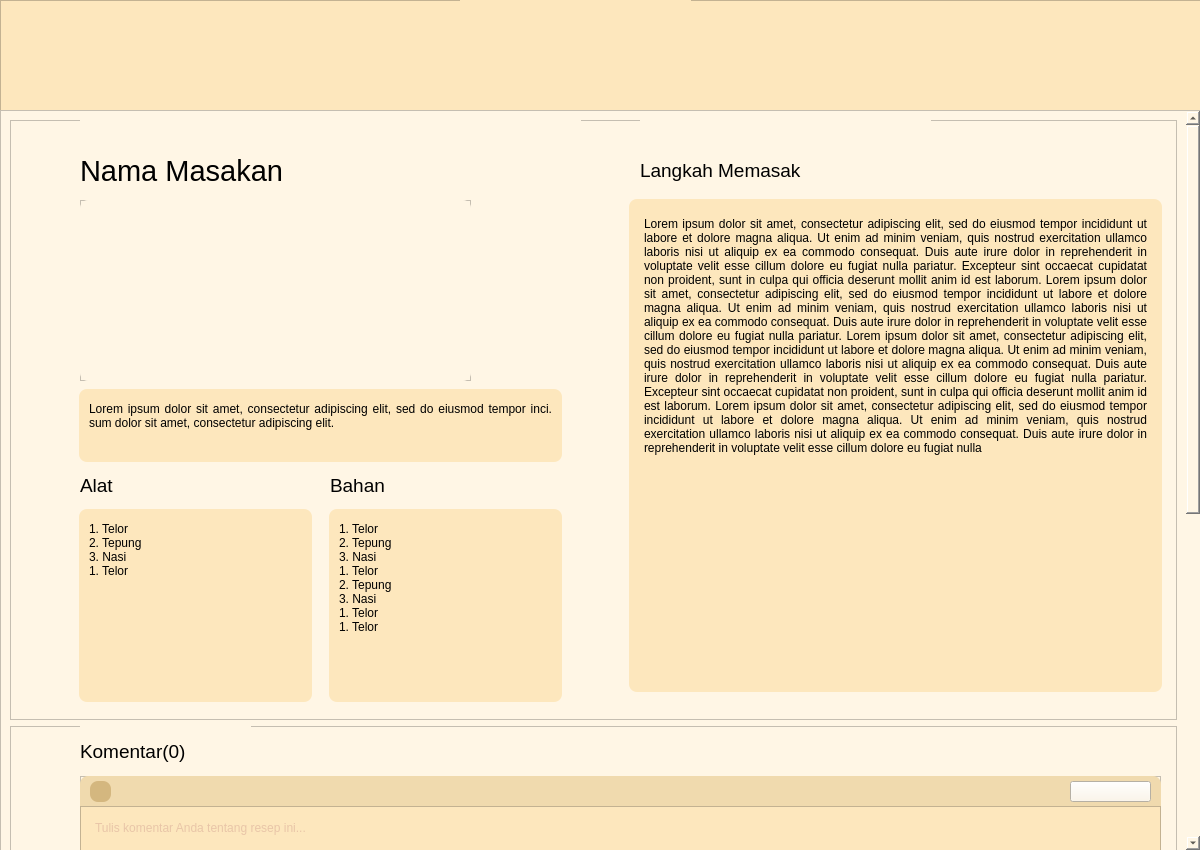
<?xml version="1.0" encoding="UTF-8"?>
<ui version="4.0">
 <class>MainWindow</class>
 <widget class="QMainWindow" name="MainWindow">
  <property name="geometry">
   <rect>
    <x>0</x>
    <y>0</y>
    <width>1200</width>
    <height>850</height>
   </rect>
  </property>
  <property name="windowTitle">
   <string>MainWindow</string>
  </property>
  <widget class="QWidget" name="centralwidget">
   <property name="styleSheet">
    <string notr="true"/>
   </property>
   <widget class="QWidget" name="verticalLayoutWidget">
    <property name="geometry">
     <rect>
      <x>0</x>
      <y>0</y>
      <width>1201</width>
      <height>111</height>
     </rect>
    </property>
    <layout class="QVBoxLayout" name="verticalLayout_1">
     <item>
      <widget class="QFrame" name="Navbar">
       <property name="styleSheet">
        <string notr="true">background-color:rgb(253, 231, 189)</string>
       </property>
       <property name="frameShape">
        <enum>QFrame::StyledPanel</enum>
       </property>
       <property name="frameShadow">
        <enum>QFrame::Raised</enum>
       </property>
       <widget class="QPushButton" name="backButton">
        <property name="geometry">
         <rect>
          <x>40</x>
          <y>30</y>
          <width>51</width>
          <height>51</height>
         </rect>
        </property>
        <property name="styleSheet">
         <string notr="true">border : None;</string>
        </property>
        <property name="text">
         <string/>
        </property>
        <property name="icon">
         <iconset>
          <normaloff>../images/icon/button_back.png</normaloff>../images/icon/button_back.png</iconset>
        </property>
        <property name="iconSize">
         <size>
          <width>50</width>
          <height>70</height>
         </size>
        </property>
       </widget>
       <widget class="QPushButton" name="homeButton">
        <property name="geometry">
         <rect>
          <x>460</x>
          <y>0</y>
          <width>231</width>
          <height>101</height>
         </rect>
        </property>
        <property name="styleSheet">
         <string notr="true">border : None;</string>
        </property>
        <property name="text">
         <string/>
        </property>
        <property name="icon">
         <iconset>
          <normaloff>../images/icon/logo.png</normaloff>../images/icon/logo.png</iconset>
        </property>
        <property name="iconSize">
         <size>
          <width>190</width>
          <height>80</height>
         </size>
        </property>
       </widget>
      </widget>
     </item>
    </layout>
   </widget>
   <widget class="QWidget" name="verticalLayoutWidget_2">
    <property name="geometry">
     <rect>
      <x>0</x>
      <y>110</y>
      <width>1201</width>
      <height>741</height>
     </rect>
    </property>
    <layout class="QVBoxLayout" name="verticalLayout_2">
     <property name="spacing">
      <number>0</number>
     </property>
     <property name="sizeConstraint">
      <enum>QLayout::SetDefaultConstraint</enum>
     </property>
     <item>
      <widget class="QScrollArea" name="scrollArea">
       <property name="styleSheet">
        <string notr="true">background-color: rgb(255, 246, 229);</string>
       </property>
       <property name="frameShadow">
        <enum>QFrame::Sunken</enum>
       </property>
       <property name="widgetResizable">
        <bool>true</bool>
       </property>
       <widget class="QWidget" name="scrollAreaWidgetContents">
        <property name="geometry">
         <rect>
          <x>0</x>
          <y>0</y>
          <width>1176</width>
          <height>1354</height>
         </rect>
        </property>
        <layout class="QVBoxLayout" name="verticalLayout_3">
         <item>
          <widget class="QFrame" name="infoResep">
           <property name="sizePolicy">
            <sizepolicy hsizetype="Preferred" vsizetype="Preferred">
             <horstretch>0</horstretch>
             <verstretch>0</verstretch>
            </sizepolicy>
           </property>
           <property name="minimumSize">
            <size>
             <width>1000</width>
             <height>600</height>
            </size>
           </property>
           <property name="maximumSize">
            <size>
             <width>16777215</width>
             <height>850</height>
            </size>
           </property>
           <property name="frameShape">
            <enum>QFrame::StyledPanel</enum>
           </property>
           <property name="frameShadow">
            <enum>QFrame::Raised</enum>
           </property>
           <widget class="QLabel" name="namaMasakan">
            <property name="geometry">
             <rect>
              <x>70</x>
              <y>0</y>
              <width>501</width>
              <height>101</height>
             </rect>
            </property>
            <property name="styleSheet">
             <string notr="true">font: 22pt;</string>
            </property>
            <property name="text">
             <string>Nama Masakan </string>
            </property>
            <property name="scaledContents">
             <bool>false</bool>
            </property>
            <property name="wordWrap">
             <bool>false</bool>
            </property>
           </widget>
           <widget class="QLabel" name="langkahMemasak">
            <property name="geometry">
             <rect>
              <x>630</x>
              <y>0</y>
              <width>291</width>
              <height>101</height>
             </rect>
            </property>
            <property name="styleSheet">
             <string notr="true">font: 14pt;</string>
            </property>
            <property name="text">
             <string>Langkah Memasak</string>
            </property>
            <property name="scaledContents">
             <bool>false</bool>
            </property>
            <property name="wordWrap">
             <bool>false</bool>
            </property>
           </widget>
           <widget class="QScrollArea" name="scrollArea_2">
            <property name="geometry">
             <rect>
              <x>610</x>
              <y>70</y>
              <width>551</width>
              <height>511</height>
             </rect>
            </property>
            <property name="contextMenuPolicy">
             <enum>Qt::DefaultContextMenu</enum>
            </property>
            <property name="layoutDirection">
             <enum>Qt::LeftToRight</enum>
            </property>
            <property name="frameShape">
             <enum>QFrame::NoFrame</enum>
            </property>
            <property name="frameShadow">
             <enum>QFrame::Plain</enum>
            </property>
            <property name="lineWidth">
             <number>0</number>
            </property>
            <property name="widgetResizable">
             <bool>true</bool>
            </property>
            <widget class="QWidget" name="scrollAreaWidgetContents_2">
             <property name="geometry">
              <rect>
               <x>0</x>
               <y>0</y>
               <width>551</width>
               <height>511</height>
              </rect>
             </property>
             <layout class="QHBoxLayout" name="horizontalLayout">
              <item>
               <widget class="QLabel" name="langkahMemasak_isi">
                <property name="styleSheet">
                 <string notr="true">border: 0px solid #555;
border-radius: 8px;
border-style: outset;
background-color: rgb(253, 231, 189);
padding: 15px;</string>
                </property>
                <property name="text">
                 <string>Lorem ipsum dolor sit amet, consectetur adipiscing elit, sed do eiusmod tempor incididunt ut labore et dolore magna aliqua. Ut enim ad minim veniam, quis nostrud exercitation ullamco laboris nisi ut aliquip ex ea commodo consequat. Duis aute irure dolor in reprehenderit in voluptate velit esse cillum dolore eu fugiat nulla pariatur. Excepteur sint occaecat cupidatat non proident, sunt in culpa qui officia deserunt mollit anim id est laborum. Lorem ipsum dolor sit amet, consectetur adipiscing elit, sed do eiusmod tempor incididunt ut labore et dolore magna aliqua. Ut enim ad minim veniam, quis nostrud exercitation ullamco laboris nisi ut aliquip ex ea commodo consequat. Duis aute irure dolor in reprehenderit in voluptate velit esse cillum dolore eu fugiat nulla pariatur. Lorem ipsum dolor sit amet, consectetur adipiscing elit, sed do eiusmod tempor incididunt ut labore et dolore magna aliqua. Ut enim ad minim veniam, quis nostrud exercitation ullamco laboris nisi ut aliquip ex ea commodo consequat. Duis aute irure dolor in reprehenderit in voluptate velit esse cillum dolore eu fugiat nulla pariatur. Excepteur sint occaecat cupidatat non proident, sunt in culpa qui officia deserunt mollit anim id est laborum. Lorem ipsum dolor sit amet, consectetur adipiscing elit, sed do eiusmod tempor incididunt ut labore et dolore magna aliqua. Ut enim ad minim veniam, quis nostrud exercitation ullamco laboris nisi ut aliquip ex ea commodo consequat. Duis aute irure dolor in reprehenderit in voluptate velit esse cillum dolore eu fugiat nulla
</string>
                </property>
                <property name="alignment">
                 <set>Qt::AlignJustify|Qt::AlignTop</set>
                </property>
                <property name="wordWrap">
                 <bool>true</bool>
                </property>
                <property name="margin">
                 <number>0</number>
                </property>
               </widget>
              </item>
             </layout>
            </widget>
           </widget>
           <widget class="QScrollArea" name="scrollArea_3">
            <property name="geometry">
             <rect>
              <x>310</x>
              <y>380</y>
              <width>251</width>
              <height>211</height>
             </rect>
            </property>
            <property name="contextMenuPolicy">
             <enum>Qt::DefaultContextMenu</enum>
            </property>
            <property name="layoutDirection">
             <enum>Qt::LeftToRight</enum>
            </property>
            <property name="frameShape">
             <enum>QFrame::NoFrame</enum>
            </property>
            <property name="frameShadow">
             <enum>QFrame::Plain</enum>
            </property>
            <property name="lineWidth">
             <number>0</number>
            </property>
            <property name="widgetResizable">
             <bool>true</bool>
            </property>
            <widget class="QWidget" name="scrollAreaWidgetContents_3">
             <property name="geometry">
              <rect>
               <x>0</x>
               <y>0</y>
               <width>251</width>
               <height>211</height>
              </rect>
             </property>
             <layout class="QHBoxLayout" name="horizontalLayout_2">
              <item>
               <widget class="QLabel" name="bahan_isi">
                <property name="styleSheet">
                 <string notr="true">border: 0px solid #555;
border-radius: 8px;
border-style: outset;
background-color: rgb(253, 231, 189);
padding: 10px;</string>
                </property>
                <property name="text">
                 <string>1. Telor
2. Tepung
3. Nasi
1. Telor
2. Tepung
3. Nasi
1. Telor
1. Telor
</string>
                </property>
                <property name="alignment">
                 <set>Qt::AlignJustify|Qt::AlignTop</set>
                </property>
                <property name="wordWrap">
                 <bool>true</bool>
                </property>
                <property name="margin">
                 <number>0</number>
                </property>
               </widget>
              </item>
             </layout>
            </widget>
           </widget>
           <widget class="QScrollArea" name="scrollArea_4">
            <property name="geometry">
             <rect>
              <x>60</x>
              <y>380</y>
              <width>251</width>
              <height>211</height>
             </rect>
            </property>
            <property name="contextMenuPolicy">
             <enum>Qt::DefaultContextMenu</enum>
            </property>
            <property name="layoutDirection">
             <enum>Qt::LeftToRight</enum>
            </property>
            <property name="frameShape">
             <enum>QFrame::NoFrame</enum>
            </property>
            <property name="frameShadow">
             <enum>QFrame::Plain</enum>
            </property>
            <property name="lineWidth">
             <number>0</number>
            </property>
            <property name="widgetResizable">
             <bool>true</bool>
            </property>
            <widget class="QWidget" name="scrollAreaWidgetContents_4">
             <property name="geometry">
              <rect>
               <x>0</x>
               <y>0</y>
               <width>251</width>
               <height>211</height>
              </rect>
             </property>
             <layout class="QHBoxLayout" name="horizontalLayout_3">
              <item>
               <widget class="QLabel" name="alat_isi">
                <property name="styleSheet">
                 <string notr="true">border: 0px solid #555;
border-radius: 8px;
border-style: outset;
background-color: rgb(253, 231, 189);
padding: 10px;</string>
                </property>
                <property name="text">
                 <string>1. Telor
2. Tepung
3. Nasi
1. Telor
</string>
                </property>
                <property name="alignment">
                 <set>Qt::AlignJustify|Qt::AlignTop</set>
                </property>
                <property name="wordWrap">
                 <bool>true</bool>
                </property>
                <property name="margin">
                 <number>0</number>
                </property>
               </widget>
              </item>
             </layout>
            </widget>
           </widget>
           <widget class="QScrollArea" name="scrollArea_5">
            <property name="geometry">
             <rect>
              <x>60</x>
              <y>260</y>
              <width>501</width>
              <height>91</height>
             </rect>
            </property>
            <property name="contextMenuPolicy">
             <enum>Qt::DefaultContextMenu</enum>
            </property>
            <property name="layoutDirection">
             <enum>Qt::LeftToRight</enum>
            </property>
            <property name="frameShape">
             <enum>QFrame::NoFrame</enum>
            </property>
            <property name="frameShadow">
             <enum>QFrame::Plain</enum>
            </property>
            <property name="lineWidth">
             <number>0</number>
            </property>
            <property name="widgetResizable">
             <bool>true</bool>
            </property>
            <widget class="QWidget" name="scrollAreaWidgetContents_6">
             <property name="geometry">
              <rect>
               <x>0</x>
               <y>0</y>
               <width>501</width>
               <height>91</height>
              </rect>
             </property>
             <layout class="QHBoxLayout" name="horizontalLayout_5">
              <item>
               <widget class="QLabel" name="deskripsi">
                <property name="styleSheet">
                 <string notr="true">border: 0px solid #555;
border-radius: 8px;
border-style: outset;
background-color: rgb(253, 231, 189);
padding: 10px;</string>
                </property>
                <property name="text">
                 <string>Lorem ipsum dolor sit amet, consectetur adipiscing elit, sed do eiusmod tempor inci. sum dolor sit amet, consectetur adipiscing elit.</string>
                </property>
                <property name="alignment">
                 <set>Qt::AlignJustify|Qt::AlignTop</set>
                </property>
                <property name="wordWrap">
                 <bool>true</bool>
                </property>
                <property name="margin">
                 <number>0</number>
                </property>
               </widget>
              </item>
             </layout>
            </widget>
           </widget>
           <widget class="QLabel" name="alat">
            <property name="geometry">
             <rect>
              <x>70</x>
              <y>340</y>
              <width>51</width>
              <height>51</height>
             </rect>
            </property>
            <property name="styleSheet">
             <string notr="true">font: 14pt;</string>
            </property>
            <property name="text">
             <string>Alat</string>
            </property>
            <property name="scaledContents">
             <bool>false</bool>
            </property>
            <property name="wordWrap">
             <bool>false</bool>
            </property>
           </widget>
           <widget class="QLabel" name="bahan">
            <property name="geometry">
             <rect>
              <x>320</x>
              <y>340</y>
              <width>81</width>
              <height>51</height>
             </rect>
            </property>
            <property name="styleSheet">
             <string notr="true">font: 14pt ;</string>
            </property>
            <property name="text">
             <string>Bahan</string>
            </property>
            <property name="scaledContents">
             <bool>false</bool>
            </property>
            <property name="wordWrap">
             <bool>false</bool>
            </property>
           </widget>
           <widget class="QWidget" name="verticalLayoutWidget_3">
            <property name="geometry">
             <rect>
              <x>70</x>
              <y>80</y>
              <width>391</width>
              <height>181</height>
             </rect>
            </property>
            <layout class="QVBoxLayout" name="verticalLayout_5">
             <item>
              <widget class="QFrame" name="frame_7">
               <property name="frameShape">
                <enum>QFrame::StyledPanel</enum>
               </property>
               <property name="frameShadow">
                <enum>QFrame::Raised</enum>
               </property>
               <widget class="QLabel" name="fotoMasakan">
                <property name="geometry">
                 <rect>
                  <x>0</x>
                  <y>0</y>
                  <width>391</width>
                  <height>181</height>
                 </rect>
                </property>
                <property name="sizePolicy">
                 <sizepolicy hsizetype="Minimum" vsizetype="Preferred">
                  <horstretch>0</horstretch>
                  <verstretch>0</verstretch>
                 </sizepolicy>
                </property>
                <property name="styleSheet">
                 <string notr="true">border-radius: 8px;
border-style: outset;</string>
                </property>
                <property name="text">
                 <string/>
                </property>
                <property name="pixmap">
                 <pixmap>../img/photo.jpg</pixmap>
                </property>
                <property name="scaledContents">
                 <bool>true</bool>
                </property>
               </widget>
              </widget>
             </item>
            </layout>
           </widget>
           <zorder>bahan</zorder>
           <zorder>alat</zorder>
           <zorder>langkahMemasak</zorder>
           <zorder>namaMasakan</zorder>
           <zorder>scrollArea_2</zorder>
           <zorder>scrollArea_3</zorder>
           <zorder>scrollArea_4</zorder>
           <zorder>scrollArea_5</zorder>
           <zorder>verticalLayoutWidget_3</zorder>
          </widget>
         </item>
         <item>
          <widget class="QFrame" name="komentar">
           <property name="enabled">
            <bool>true</bool>
           </property>
           <property name="sizePolicy">
            <sizepolicy hsizetype="Minimum" vsizetype="Preferred">
             <horstretch>0</horstretch>
             <verstretch>0</verstretch>
            </sizepolicy>
           </property>
           <property name="minimumSize">
            <size>
             <width>1000</width>
             <height>725</height>
            </size>
           </property>
           <property name="frameShape">
            <enum>QFrame::StyledPanel</enum>
           </property>
           <property name="frameShadow">
            <enum>QFrame::Raised</enum>
           </property>
           <widget class="QLabel" name="judulKomentar">
            <property name="geometry">
             <rect>
              <x>70</x>
              <y>-10</y>
              <width>171</width>
              <height>71</height>
             </rect>
            </property>
            <property name="styleSheet">
             <string notr="true">font: 14pt;</string>
            </property>
            <property name="text">
             <string>Komentar(0)</string>
            </property>
            <property name="scaledContents">
             <bool>false</bool>
            </property>
            <property name="wordWrap">
             <bool>false</bool>
            </property>
           </widget>
           <widget class="QFrame" name="tambahKomentar">
            <property name="geometry">
             <rect>
              <x>70</x>
              <y>50</y>
              <width>1081</width>
              <height>111</height>
             </rect>
            </property>
            <property name="frameShape">
             <enum>QFrame::StyledPanel</enum>
            </property>
            <property name="frameShadow">
             <enum>QFrame::Raised</enum>
            </property>
            <widget class="QTextEdit" name="textEdit">
             <property name="geometry">
              <rect>
               <x>0</x>
               <y>30</y>
               <width>1081</width>
               <height>81</height>
              </rect>
             </property>
             <property name="styleSheet">
              <string notr="true">background-color: rgb(253, 231, 189);
color: rgb(211, 164, 145);
padding : 10px</string>
             </property>
             <property name="documentTitle">
              <string/>
             </property>
             <property name="html">
              <string>&lt;!DOCTYPE HTML PUBLIC &quot;-//W3C//DTD HTML 4.0//EN&quot; &quot;http://www.w3.org/TR/REC-html40/strict.dtd&quot;&gt;
&lt;html&gt;&lt;head&gt;&lt;meta name=&quot;qrichtext&quot; content=&quot;1&quot; /&gt;&lt;style type=&quot;text/css&quot;&gt;
p, li { white-space: pre-wrap; }
&lt;/style&gt;&lt;/head&gt;&lt;body style=&quot; font-family:'MS Shell Dlg 2'; font-size:7.8pt; font-weight:400; font-style:normal;&quot;&gt;
&lt;p style=&quot;-qt-paragraph-type:empty; margin-top:0px; margin-bottom:0px; margin-left:0px; margin-right:0px; -qt-block-indent:0; text-indent:0px;&quot;&gt;&lt;br /&gt;&lt;/p&gt;&lt;/body&gt;&lt;/html&gt;</string>
             </property>
             <property name="placeholderText">
              <string>Tulis komentar Anda tentang resep ini...</string>
             </property>
            </widget>
            <widget class="QLabel" name="label_12">
             <property name="geometry">
              <rect>
               <x>0</x>
               <y>0</y>
               <width>1081</width>
               <height>41</height>
              </rect>
             </property>
             <property name="styleSheet">
              <string notr="true">border: 0px solid #555;
background-color: rgb(240, 218, 174);
border-radius: 8px;
border-style: outset;
padding: 5px;</string>
             </property>
             <property name="text">
              <string/>
             </property>
             <property name="alignment">
              <set>Qt::AlignJustify|Qt::AlignTop</set>
             </property>
             <property name="wordWrap">
              <bool>true</bool>
             </property>
            </widget>
            <widget class="QPushButton" name="sendButton">
             <property name="geometry">
              <rect>
               <x>990</x>
               <y>5</y>
               <width>81</width>
               <height>21</height>
              </rect>
             </property>
             <property name="sizePolicy">
              <sizepolicy hsizetype="Expanding" vsizetype="Fixed">
               <horstretch>0</horstretch>
               <verstretch>0</verstretch>
              </sizepolicy>
             </property>
             <property name="text">
              <string/>
             </property>
             <property name="icon">
              <iconset>
               <normaloff>../images/icon/send.png</normaloff>../images/icon/send.png</iconset>
             </property>
             <property name="iconSize">
              <size>
               <width>100</width>
               <height>30</height>
              </size>
             </property>
             <property name="autoDefault">
              <bool>false</bool>
             </property>
            </widget>
            <widget class="QPushButton" name="attachButton">
             <property name="geometry">
              <rect>
               <x>10</x>
               <y>5</y>
               <width>21</width>
               <height>21</height>
              </rect>
             </property>
             <property name="sizePolicy">
              <sizepolicy hsizetype="Expanding" vsizetype="Fixed">
               <horstretch>0</horstretch>
               <verstretch>0</verstretch>
              </sizepolicy>
             </property>
             <property name="styleSheet">
              <string notr="true">background-color: rgb(212, 183, 127);
border-radius: 8px;
border-style: outset;</string>
             </property>
             <property name="text">
              <string/>
             </property>
             <property name="iconSize">
              <size>
               <width>30</width>
               <height>30</height>
              </size>
             </property>
             <property name="autoDefault">
              <bool>false</bool>
             </property>
            </widget>
            <widget class="QLabel" name="pathText">
             <property name="geometry">
              <rect>
               <x>50</x>
               <y>7</y>
               <width>651</width>
               <height>16</height>
              </rect>
             </property>
             <property name="styleSheet">
              <string notr="true">border: 0px solid #555;
background-color: rgb(240, 218, 174);
border-radius: 8px;
border-style: outset;</string>
             </property>
             <property name="text">
              <string/>
             </property>
            </widget>
            <zorder>label_12</zorder>
            <zorder>textEdit</zorder>
            <zorder>sendButton</zorder>
            <zorder>attachButton</zorder>
            <zorder>pathText</zorder>
           </widget>
           <widget class="QScrollArea" name="komentar_isi">
            <property name="geometry">
             <rect>
              <x>70</x>
              <y>180</y>
              <width>1081</width>
              <height>541</height>
             </rect>
            </property>
            <property name="styleSheet">
             <string notr="true"/>
            </property>
            <property name="frameShape">
             <enum>QFrame::NoFrame</enum>
            </property>
            <property name="lineWidth">
             <number>0</number>
            </property>
            <property name="widgetResizable">
             <bool>true</bool>
            </property>
            <widget class="QWidget" name="scrollAreaWidgetContents_8">
             <property name="geometry">
              <rect>
               <x>0</x>
               <y>0</y>
               <width>1081</width>
               <height>541</height>
              </rect>
             </property>
             <layout class="QVBoxLayout" name="verticalLayout_4"/>
            </widget>
           </widget>
           <zorder>komentar_isi</zorder>
           <zorder>judulKomentar</zorder>
           <zorder>tambahKomentar</zorder>
          </widget>
         </item>
        </layout>
       </widget>
      </widget>
     </item>
    </layout>
   </widget>
  </widget>
 </widget>
 <resources/>
 <connections/>
</ui>
